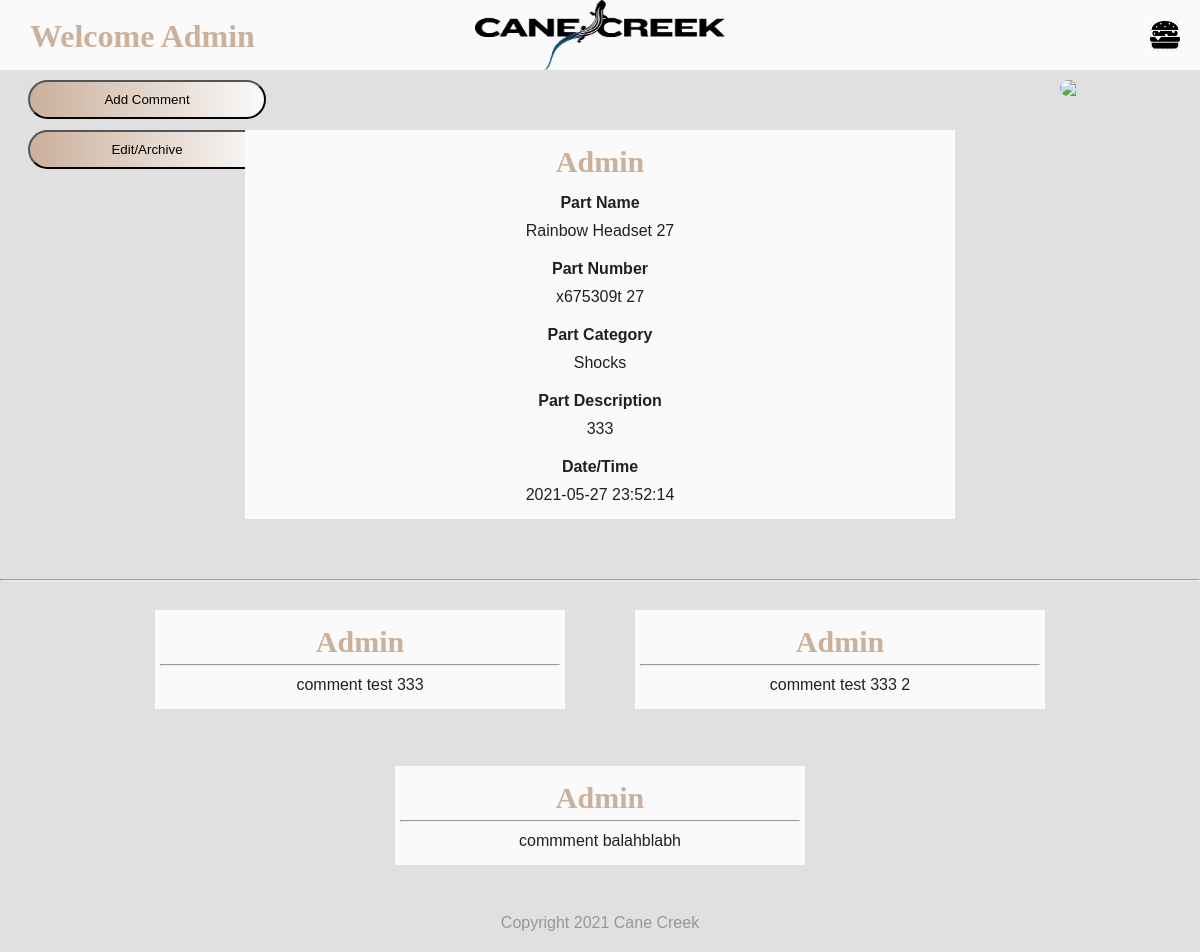
The page /details.php?qr=333 (signed in) on the database its author committed.
### tables this page shows
CREATE TABLE `parts` (
  `id` int(11) NOT NULL AUTO_INCREMENT,
  `qr` varchar(255) NOT NULL,
  `userid` varchar(255) NOT NULL,
  `pnumber` varchar(255) NOT NULL,
  `pname` varchar(255) NOT NULL,
  `pcategory` varchar(255) NOT NULL,
  `pdescription` varchar(255) NOT NULL,
  `ptime` timestamp NOT NULL DEFAULT current_timestamp(),
  PRIMARY KEY (`id`)
);

CREATE TABLE `comments` (
  `id` int(11) NOT NULL AUTO_INCREMENT,
  `pid` int(11) NOT NULL,
  `userid` varchar(255) NOT NULL,
  `riderlog` varchar(255) NOT NULL,
  `rldate` timestamp NOT NULL DEFAULT current_timestamp(),
  PRIMARY KEY (`id`)
);

### details.php (the view, shortened to what this page needs)
<?php
  include('templates/header.php');
?>
<form id="editbutton" class="input-group" style="position: absolute; top: 130px; left: 7px;">
  <button type="submit" class="submit-btn">Edit/Archive</button>
</form>
<form id="commentbutton" class="input-group" style="position: absolute; top: 80px; left: 7px;">
  <button type="submit" class="submit-btn">Add Comment</button>
</form>
<div id="qrcode">
  <img  src="https://chart.googleapis.com/chart?chs=100x100&cht=qr&chl=<?php echo $_GET['qr']?>" />
</div>
<div class="detailbox" width= 30px;>
  <h2><?php echo htmlspecialchars($parts['userid']) ?></h2>
  <h4>Part Name</h4>
  <p><?php echo htmlspecialchars($parts['pname']) ?></p>
  <h4>Part Number</h4>
  <p><?php echo htmlspecialchars($parts['pnumber']) ?></p>
  <h4>Part Category</h4>
  <p><?php echo htmlspecialchars($parts['pcategory']) ?></p>
  <h4>Part Description</h4>
  <p><?php echo htmlspecialchars($parts['pdescription']) ?></p>
  <h4>Date/Time</h4>
  <p><?php echo htmlspecialchars($parts['ptime']) ?></p>
</div>
<hr />
<div class="container">
  <?php foreach ($comments as $comment){ ?>
    <div class="commentbox">
      <h2><?php echo htmlspecialchars($comment['2'])?></h2>
      <hr />
      <p><?php echo htmlspecialchars($comment['3'])?></p>
    </div>
  <?php } ?>
</div>
<?php
  include('templates/footer.php');
?>

### css/master.css (style rules this page uses)
* { margin: 0; padding: 0; font-family: sans-serif; }
.background { background: #E0E0E0; color: #202020; }
.detailbox { background: #FAFAFA; width: 700px; position: relative; margin: 5% auto; padding: 5px; }
.container { width: 80%; display: flex; flex-wrap: wrap; margin: 0% auto; }
.commentbox { background: #FAFAFA; width: 400px; position: relative; margin: 3% auto; padding: 5px; }
#qrcode { border-radius: 50px; overflow: hidden; width: 100; position: absolute; top: 80px; right: 40px; }
h2 { text-align: center; font-size: 30px; padding: 10px 50px 5px; font-family: aerial; color: #cbb09c; }
h4 { text-align: center; padding: 10px 50px 0px; }
p { text-align: center; padding: 10px 50px 10px; }
.submit-btn { width: 85%; padding: 10px 30px; cursor: pointer; display: block; margin: auto; background: linear-gradient(to left,#FAFAFA, #cbb09c); border: 1; outline: none; border-radius: 30px; }
.input-group { top:180px; position: absolute; width: 280px; transition: .5s; }

### rows shown on the page
parts: userid "Admin", pname "Rainbow Headset 27", pnumber "x675309t 27", pcategory "Shocks", pdescription "333", ptime "2021-05-27 23:52:14"
comments: userid "Admin", riderlog "comment test 333"
comments: userid "Admin", riderlog "comment test 333 2"
comments: userid "Admin", riderlog "commment balahblabh"

### other values the page prints
$_SESSION['userid'] "Admin"
